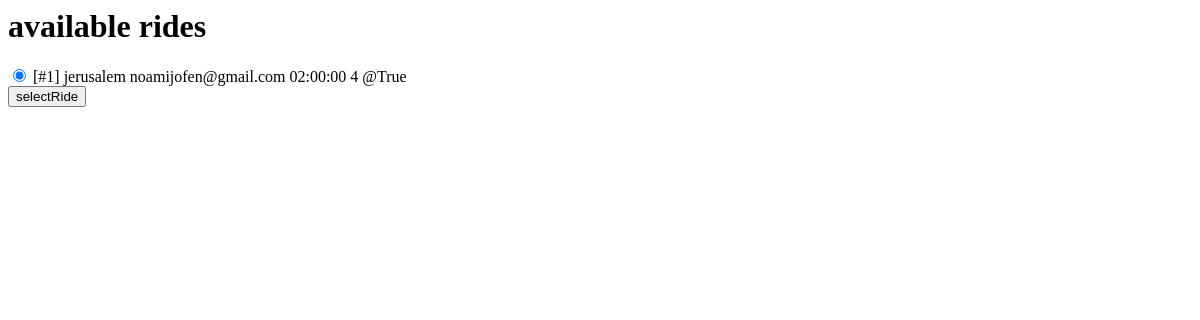
/Rides/, run on an earlier commit of the app's database.
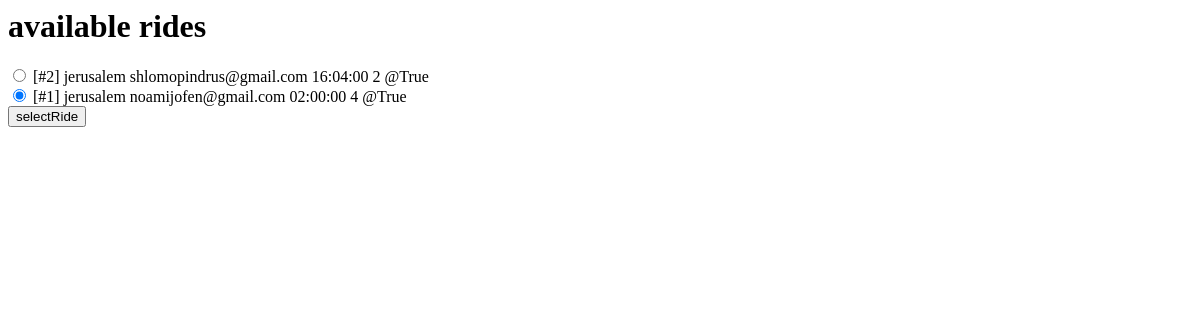
And on a later commit of the database.
### accompanyMe/models.py (models this page shows)
class Ride(models.Model):
    driver_email = models.EmailField()
    destination = models.TextField()
    hour = models.TimeField()
    date = models.DateField()
    num_of_available_places = models.IntegerField()
    available = models.BooleanField()
    def __str__(self):
        return f"[#{self.id}] {self.destination} {self.driver_email} {self.hour} {self.num_of_available_places} @{self.available}"

### accompanyMe/views.py (the view)
# urls.py: path('Rides/', views.ride_list, name="ride_list"),
def ride_list(request):
    return render(request, "accompanyMe/view_rides.html", {
        'object_list': Ride.objects.order_by("-hour"),
    })

### accompanyMe/templates/accompanyMe/view_rides.html (shortened to what this page needs)
<h1> available rides</h1>
       <form action="{% url 'accompanyMe:select_ride' %}" method="post" class="form-group">
        {% for object in object_list %}
           <input type="radio" name="object" value="male" checked> {{object}}<br>
        {% endfor %}
        <input type="submit" value="selectRide">
       </form>

What changed in the data, as far as the page shows it:
added Ride: id+destination+driver_email "[#2] jerusalem shlomopindrus@gmail.com 16:04:00 2 @True"
